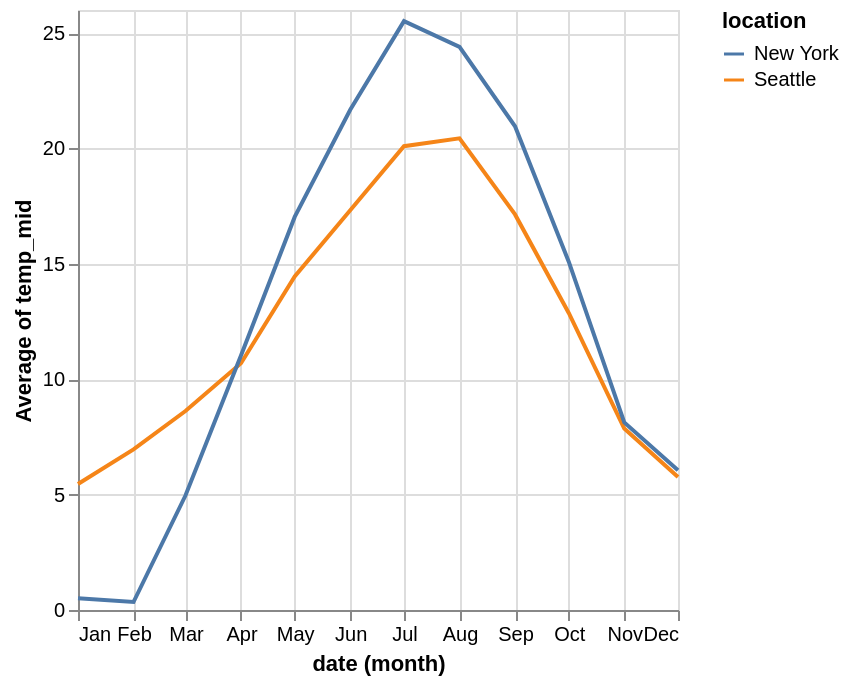

The cell this chart's notebook holds for it:
### Markdown cell above
Let’s create a line chart showing the average temperature midpoint. We’ll use a calculate transform to compute the midpoints between the minimum and maximum daily temperatures:

### Code cell
alt.Chart(weather).mark_line().transform_calculate(
  temp_mid='(+datum.temp_min + +datum.temp_max) / 2' #As we are loading the data directly from a CSV file without any special parsing instructions, the temperature values may be internally represented as string values. Adding the + in front of the value forces it to be treated as a number
).encode(
  alt.X('month(date):T'),
  alt.Y('average(temp_mid):Q'),
  alt.Color('location:N')
)

### Figure 1 — Vega specification as saved in the notebook (floating-point values rounded to 4 significant figures)
{"$schema": "https://vega.github.io/schema/vega/v6.json", "data": [{"name": "source_0", "values": [{"month_date": "2012-01-01T00:00:00.000", "location": "Seattle", "average_temp_mid": 5.463}, {"month_date": "2012-02-01T00:00:00.000", "location": "Seattle", "average_temp_mid": 6.958}, {"month_date": "2012-03-01T00:00:00.000", "location": "Seattle", "average_temp_mid": 8.623}, {"month_date": "2012-04-01T00:00:00.000", "location": "Seattle", "average_temp_mid": 10.69}, {"month_date": "2012-05-01T00:00:00.000", "location": "Seattle", "average_temp_mid": 14.46}, {"month_date": "2012-06-01T00:00:00.000", "location": "Seattle", "average_temp_mid": 17.32}, {"month_date": "2012-07-01T00:00:00.000", "location": "Seattle", "average_temp_mid": 20.1}, {"month_date": "2012-08-01T00:00:00.000", "location": "Seattle", "average_temp_mid": 20.44}, {"month_date": "2012-09-01T00:00:00.000", "location": "Seattle", "average_temp_mid": 17.14}, {"month_date": "2012-10-01T00:00:00.000", "location": "Seattle", "average_temp_mid": 12.87}, {"month_date": "2012-11-01T00:00:00.000", "location": "Seattle", "average_temp_mid": 7.862}, {"month_date": "2012-12-01T00:00:00.000", "location": "Seattle", "average_temp_mid": 5.76}, {"month_date": "2012-01-01T00:00:00.000", "location": "New York", "average_temp_mid": 0.5117}, {"month_date": "2012-02-01T00:00:00.000", "location": "New York", "average_temp_mid": 0.346}, {"month_date": "2012-03-01T00:00:00.000", "location": "New York", "average_temp_mid": 4.961}, {"month_date": "2012-04-01T00:00:00.000", "location": "New York", "average_temp_mid": 11.02}, {"month_date": "2012-05-01T00:00:00.000", "location": "New York", "average_temp_mid": 17.03}, {"month_date": "2012-06-01T00:00:00.000", "location": "New York", "average_temp_mid": 21.68}, {"month_date": "2012-07-01T00:00:00.000", "location": "New York", "average_temp_mid": 25.52}, {"month_date": "2012-08-01T00:00:00.000", "location": "New York", "average_temp_mid": 24.4}, {"month_date": "2012-09-01T00:00:00.000", "location": "New York", "average_temp_mid": 20.96}, {"month_date": "2012-10-01T00:00:00.000", "location": "New York", "average_temp_mid": 15.1}, {"month_date": "2012-11-01T00:00:00.000", "location": "New York", "average_temp_mid": 8.127}, {"month_date": "2012-12-01T00:00:00.000", "location": "New York", "average_temp_mid": 6.058}], "transform": [{"type": "formula", "expr": "toDate(datum['month_date'])", "as": "month_date"}]}, {"name": "source_0_y_domain_average_temp_mid", "values": [{"min": 0.346, "max": 25.52}]}, {"name": "source_0_color_domain_location", "values": [{"location": "Seattle"}, {"location": "New York"}]}], "marks": [{"type": "group", "name": "pathgroup", "from": {"facet": {"data": "source_0", "name": "faceted_path_main", "groupby": ["location"]}}, "encode": {"update": {"height": {"field": {"signal": null, "datum": null, "group": "height", "parent": null}}, "width": {"field": {"signal": null, "datum": null, "group": "width", "parent": null}}}}, "marks": [{"type": "line", "name": "marks", "from": {"data": "faceted_path_main"}, "sort": {"field": "x"}, "encode": {"update": {"defined": {"signal": "isValid(datum[\"month_date\"]) && isFinite(+datum[\"month_date\"]) && isValid(datum[\"average_temp_mid\"]) && isFinite(+datum[\"average_temp_mid\"])"}, "x": {"field": "month_date", "scale": "x"}, "stroke": {"field": "location", "scale": "color"}, "y": {"field": "average_temp_mid", "scale": "y"}}}, "style": ["line"]}]}], "scales": [{"name": "x", "type": "time", "domain": {"data": "source_0", "field": "month_date"}, "range": [0, {"signal": "width"}]}, {"name": "y", "type": "linear", "domain": [{"signal": "(data(\"source_0_y_domain_average_temp_mid\")[0] || {}).min"}, {"signal": "(data(\"source_0_y_domain_average_temp_mid\")[0] || {}).max"}], "range": [{"signal": "height"}, 0], "zero": true, "nice": true}, {"name": "color", "type": "ordinal", "domain": {"data": "source_0_color_domain_location", "field": "location", "sort": true}, "range": "category"}], "axes": [{"scale": "x", "labels": false, "tickMinStep": {"signal": "datetime(2001, 1, 1, 0, 0, 0, 0) - datetime(2001, 0, 1, 0, 0, 0, 0)"}, "grid": true, "maxExtent": 0, "minExtent": 0, "ticks": false, "zindex": 0, "orient": "bottom", "aria": false, "gridScale": "y", "domain": false}, {"scale": "y", "domain": false, "maxExtent": 0, "minExtent": 0, "ticks": false, "labels": false, "grid": true, "aria": false, "orient": "left", "zindex": 0, "tickCount": {"signal": "ceil(height/40)"}, "gridScale": "x"}, {"scale": "x", "zindex": 0, "title": "date (month)", "format": {"signal": "timeUnitSpecifier([\"month\"], {\"year-month\":\"%b %Y \",\"year-month-date\":\"%b %d, %Y \"})"}, "tickMinStep": {"signal": "datetime(2001, 1, 1, 0, 0, 0, 0) - datetime(2001, 0, 1, 0, 0, 0, 0)"}, "labelFlush": true, "grid": false, "orient": "bottom", "labelOverlap": true}, {"scale": "y", "orient": "left", "labelOverlap": true, "tickCount": {"signal": "ceil(height/40)"}, "zindex": 0, "title": "Average of temp_mid", "grid": false}], "width": 300, "legends": [{"stroke": "color", "symbolType": "stroke", "title": "location"}], "background": "white", "padding": 5, "height": 300, "style": "cell"}
